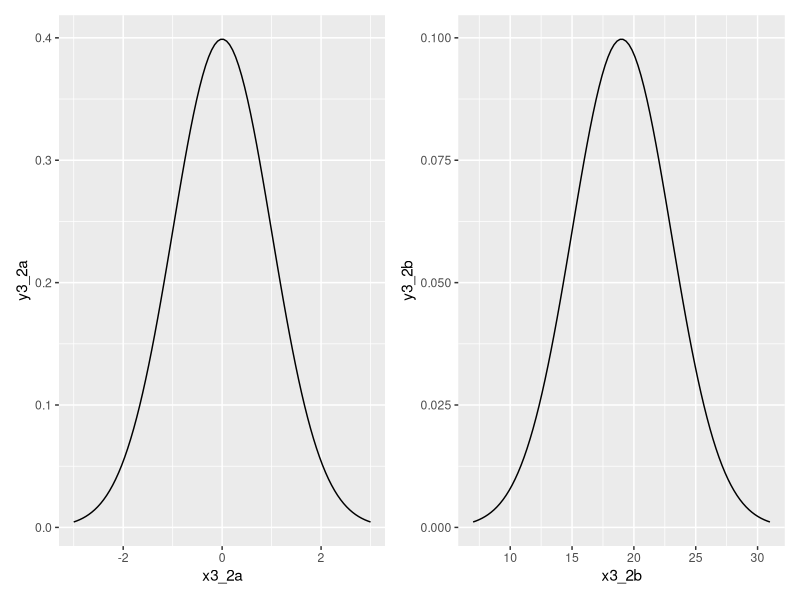
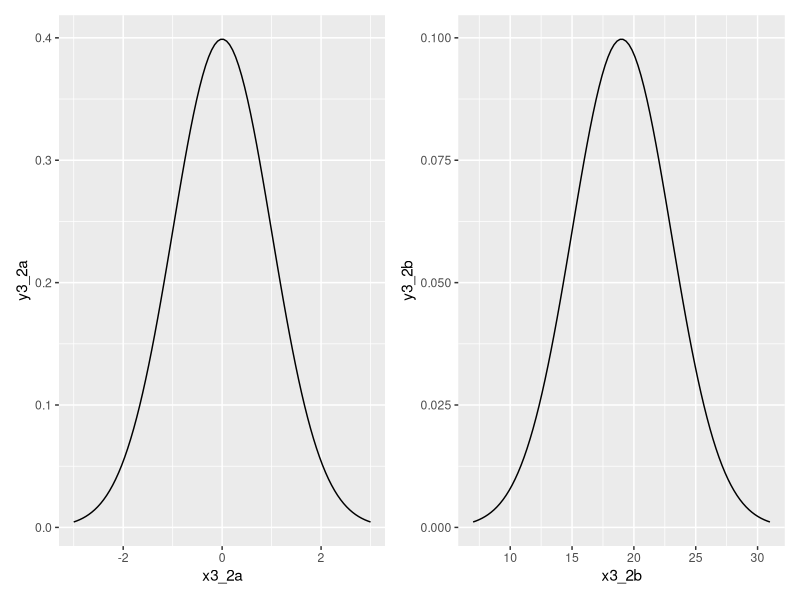

Source code (R) for these figures, in order:
library(tidyverse)
# install.packages("devtools")
#  library(devtools)
#  devtools::install_github("thomasp85/patchwork")
library(patchwork) # for plotting two charts side by side in ggplot

# creating two distributions for fig 3.2
set.seed(18)
x3_2a<-seq(-3,3, length =100)
x3_2b<-seq(7,31, length= 100)

y3_2a<-dnorm(x3_2a, mean = 0, sd = 1)
y3_2b<-dnorm(x3_2b, mean = 19, sd = 4)

df <- data.frame(x3_2a,y3_2a, x3_2b,y3_2b)

p1 <- ggplot(df) + geom_line(aes(x3_2a, y3_2a))
p2 <- ggplot(df) + geom_line(aes(x3_2b, y3_2b))

p1 + p2
# Give the chart file a name.

png("../images/fig3_2.png")
p1+p2
dev.off()
